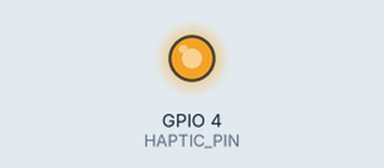
Simulated run of this sketch. Board: ESP32. Parts: output pins drawn as LEDs (lit = HIGH). What the sketch prints to the serial monitor is not drawn.

Above: at 0.05 s.
At 6.35 s:
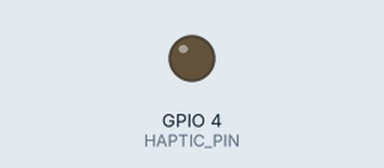
Timing chart, 0 to 8.3 s (numbered marks = the images above):
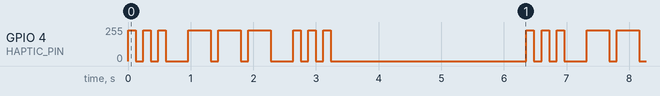

The sketch:

haptic_test.ino
```cpp
// Vibration motor check: S-O-S in Morse forever, at the wristband's normal speed (120 ms dot).
// Wiring: GPIO4 -> MOSFET gate (100 ohm), 100k gate->GND, motor between 3V3 and drain, diode across motor.
#define HAPTIC_PIN 4
#define UNIT 120

void buzz(int units) { ledcWrite(HAPTIC_PIN, 230); delay(units * UNIT); ledcWrite(HAPTIC_PIN, 0); delay(UNIT); }

void setup() {
  Serial.begin(115200);
  ledcAttach(HAPTIC_PIN, 5000, 8);
}

void loop() {
  Serial.println("... --- ...");
  for (int i = 0; i < 3; i++) buzz(1);
  delay(2 * UNIT);
  for (int i = 0; i < 3; i++) buzz(3);
  delay(2 * UNIT);
  for (int i = 0; i < 3; i++) buzz(1);
  delay(3000);
}
```

Measured:
- by itself, GPIO 4 (HAPTIC_PIN): repeats every 6.4 s: 2 × (0/255 0.12 s, 229/255 0.12 s), 0/255 0.36 s, 2 × (229/255 0.36 s, 0/255 0.12 s), 229/255 0.36 s, 0/255 0.36 s, 2 × (229/255 0.12 s, 0/255 0.12 s), 229/255 0.12 s, 0/255 3.1 s, 229/255 0.12 s
